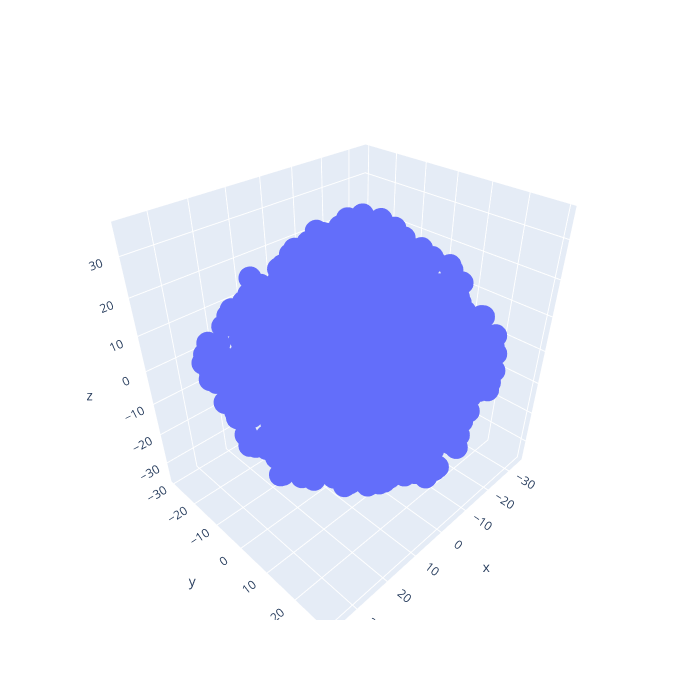

Notebook source saved alongside this figure:
### Code cell
#PCA
pca = PCA(n_components=4)
data_pca = pca.fit(M).transform(M)


fig = go.Figure(data=[go.Scatter3d(
    x=data_pca[:,0], y=data_pca[:,1], z=data_pca[:,2], 
    mode ='markers', 
)])

fig.update_layout(autosize=False, width=700, height=700)

fig.show()

### Figure 1 — Plotly figure (JSON) as saved in the notebook; plotly's stock layout.template omitted (floating-point values rounded to 4 significant figures; data arrays with more than 128 entries replaced by an {"elided": "..."} marker saying what was removed)
{"data": [{"mode": "markers", "type": "scatter3d", "x": {"elided": "2000 float values"}, "y": {"elided": "2000 float values"}, "z": {"elided": "2000 float values"}}], "layout": {"autosize": false, "height": 700, "width": 700}}
